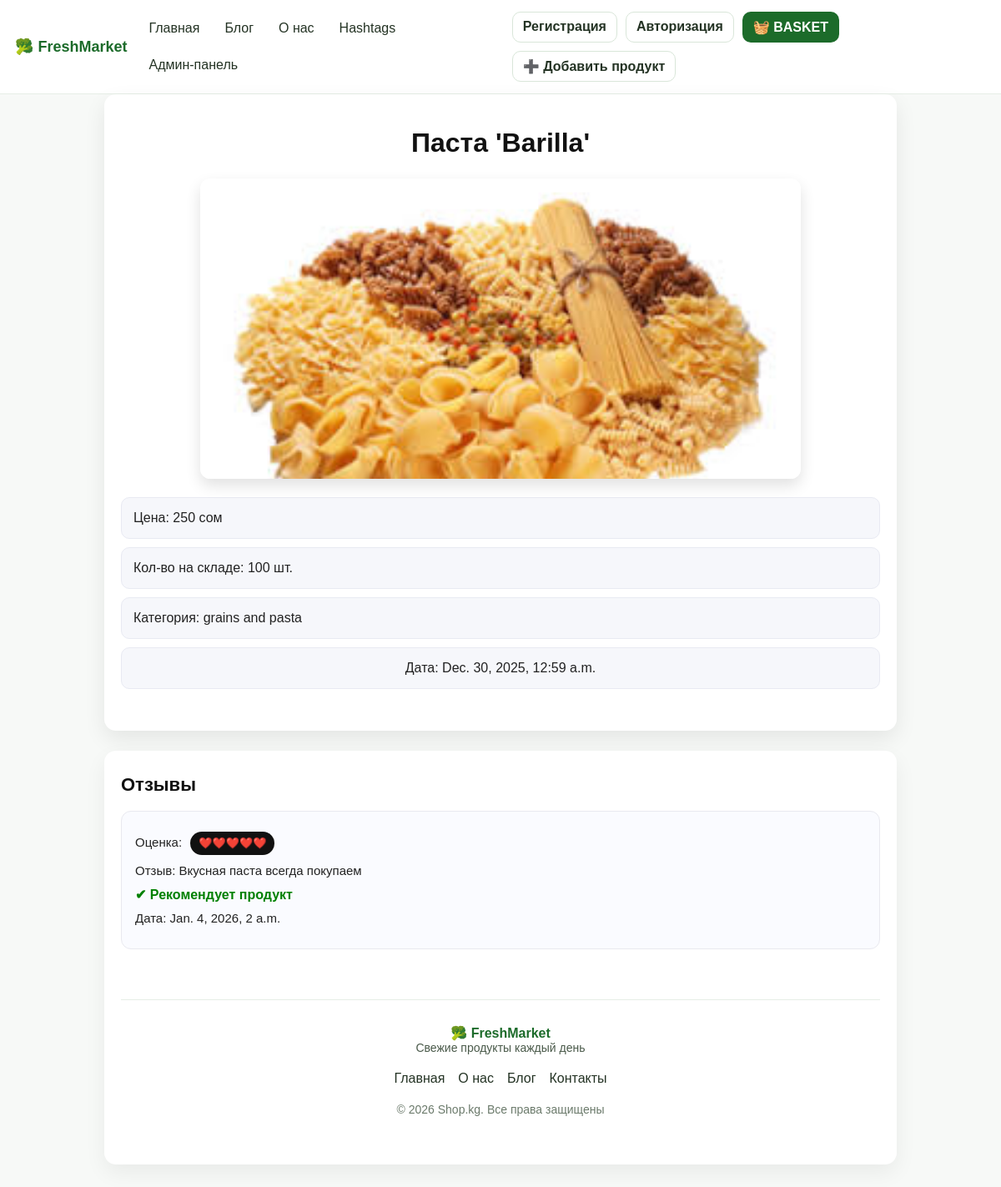
/products_list/2/, run on the app's committed database.
### products/models.py (models this page shows, shortened)
class Products(models.Model):
    name_products=models.CharField(max_length=100)
    image=models.ImageField(upload_to="products/", blank=True, null=True)
    price=models.PositiveIntegerField()
    stock = models.PositiveIntegerField(default=0)
    TYPE_PRODUCTS=(
        ('bakery products', 'Bakery products'),
        ('grains and pasta', 'Grains and pasta'),
        ('meat products', 'Meat products'),
        ('dairy products', 'Dairy products'),
        ('vegetables', 'Vegetables')
    )
    type_products=models.CharField(max_length=100, choices=TYPE_PRODUCTS )
    created_at=models.DateTimeField(auto_now_add=True)

class Reviews(models.Model):
    choice_product=models.ForeignKey(Products, on_delete=models.CASCADE, related_name='reviews')
    MARCS= (
        ('❤️', '❤️'),
        ('❤️❤️', '❤️❤️'),
        ('❤️❤️❤️', '❤️❤️❤️'),
        ('❤️❤️❤️❤️', '❤️❤️❤️❤️'),
        ('❤️❤️❤️❤️❤️', '❤️❤️❤️❤️❤️')
    )
    marks=models.CharField(max_length=100, choices=MARCS, default='❤️❤️❤️')
    text=models.TextField()
    created_at=models.DateTimeField(auto_now_add=True)
    is_recommended = models.BooleanField(default=True,verbose_name='Рекомендует продукт')

### products/views.py (the view)
# urls.py: path('products_list/<int:id>/', views.products_detail)
def products_detail(request, id):
    if request.method== 'GET':
        products_id=get_object_or_404(Products, id=id)
    return render(
         request,
         template_name='products/products_detail.html',
         context={
             'products_id': products_id
         }
     )

### templates/products/products_detail.html
{% load static %}
{% include '../header.html' %}
<link rel="stylesheet" href="{% static 'styles/style.css' %}?v=4">
   <div class="news-detail">
    <h1 class="news-title">{{ products_id.name_products }}</h1>
    <div class="news-media">
        <img src="{{ products_id.image.url }}" alt="{{ products_id.name_products }}">
    </div>
    <p class="news-price">Цена: {{ products_id.price }} сом </p>
    <p class="news-stock">Кол-во на складе: {{ products_id.stock }} шт. </p>
    <p class="news-category">Категория: {{ products_id.type_products }}</p>
    <data class="news-date">Дата: {{ products_id.created_at }}</data>
</div>
<div class="comments">
  <h3 class="comments-title">Отзывы</h3>
  {% if products_id.reviews.all %}
   <ul class="comments-list">
  {% for i in products_id.reviews.all %}
    <li>
      <p class="rating">Оценка:
        <span class="love" aria-hidden="true">
          <span class="star filled">{{ i.marks }}</span>
        </span>
      </p>
      <p class="review">Отзыв: {{ i.text}}</p>
      {% if i.is_recommended %}
        <p class="recommended" style="color: green;">
          ✔ Рекомендует продукт
        </p>
      {% else %}
        <p class="recommended" style="color: red;">
          ✘ Не рекомендует продукт
        </p>
      {% endif %}
      <p class="date">Дата: {{ i.created_at }}</p>
    </li>
    {% endfor %}
  </ul>
        {% else %}
            <p class="no-comments">Нет отзывов</p>
        {% endif %}
 {% include '../footer.html' %}

### static/styles/style.css (style rules this page uses)
* { box-sizing: border-box; }
.news-title { text-align: center; font-size: 32px; margin-bottom: 40px; }
.news-date { text-align: center; font-size: 14px; color: #777; margin-bottom: 16px; }
.news-detail { max-width: 950px; margin: 0 auto; padding: 40px 20px; background: #fff; border-radius: 14px; box-shadow: 0 10px 26px rgba(0, 0, 0, 0.08); }
.news-title { font-size: 32px; text-align: center; margin: 0 0 24px; color: #111; }
.news-media { display: flex; justify-content: center; margin-bottom: 22px; }
.news-media img { width: 100%; max-width: 720px; height: 360px; object-fit: cover; border-radius: 12px; box-shadow: 0 8px 18px rgba(0, 0, 0, 0.12); }
.news-price, .news-stock, .news-category, .news-date { font-size: 16px; line-height: 1.5; margin: 10px 0; color: #222; }
.news-price, .news-stock, .news-category, .news-date { padding: 12px 14px; border-radius: 10px; background: #f6f7fb; border: 1px solid #e8eaf2; }
.news-date { display: block; }
.comments { max-width: 950px; margin: 24px auto 70px; padding: 28px 20px; background: #fff; border-radius: 14px; box-shadow: 0 10px 26px rgba(0, 0, 0, 0.06); }
.comments-title { font-size: 22px; margin: 0 0 18px; color: #111; }
.comments-list { list-style: none; padding: 0; margin: 0; display: flex; flex-direction: column; gap: 14px; }
.comments-list li { border: 1px solid #e9e9ef; background: #fafbff; border-radius: 12px; padding: 16px 16px; }
.rating, .review, .date { margin: 8px 0; color: #222; font-size: 15px; line-height: 1.5; }
.review { word-wrap: break-word; }
.recommended { margin: 8px 0; font-weight: 600; }
.star { display: inline-block; padding: 4px 10px; border-radius: 999px; background: #111; color: #fff; font-size: 13px; font-weight: 600; margin-left: 6px; }

### data on the page
Products: name_products "Паста 'Barilla'", image (picture), price "250", stock "100", type_products "grains and pasta", created_at "Dec. 30, 2025, 12:59 a.m."
Reviews: marks "❤️❤️❤️❤️❤️", text "Вкусная паста всегда покупаем", is_recommended "✔ Рекомендует продукт", created_at "Jan. 4, 2026, 2 a.m."
